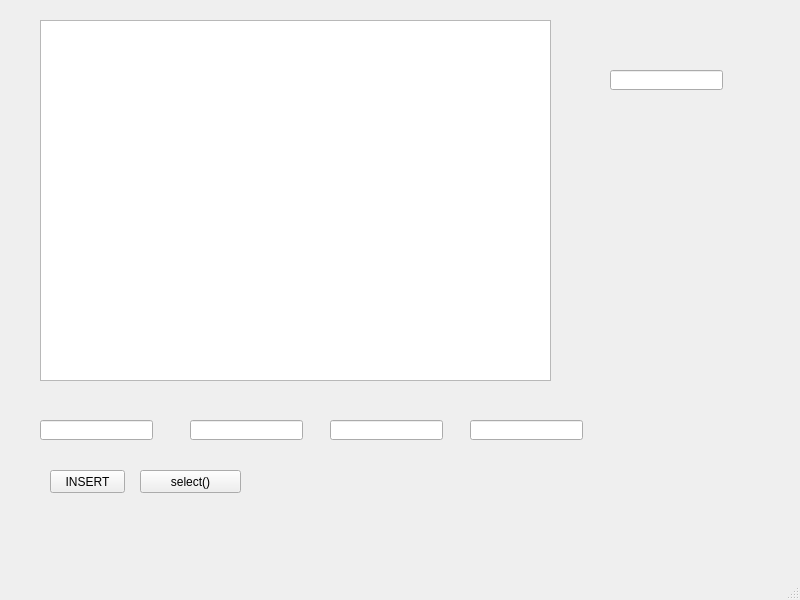
<?xml version="1.0" encoding="UTF-8"?>
<ui version="4.0">
 <class>TestMainWindow</class>
 <widget class="QMainWindow" name="TestMainWindow">
  <property name="geometry">
   <rect>
    <x>0</x>
    <y>0</y>
    <width>800</width>
    <height>600</height>
   </rect>
  </property>
  <property name="windowTitle">
   <string>MainWindow</string>
  </property>
  <widget class="QWidget" name="centralwidget">
   <widget class="QPushButton" name="pushButton">
    <property name="geometry">
     <rect>
      <x>50</x>
      <y>470</y>
      <width>75</width>
      <height>23</height>
     </rect>
    </property>
    <property name="text">
     <string>INSERT</string>
    </property>
   </widget>
   <widget class="QPushButton" name="pushButton_2">
    <property name="geometry">
     <rect>
      <x>140</x>
      <y>470</y>
      <width>101</width>
      <height>23</height>
     </rect>
    </property>
    <property name="text">
     <string>select()</string>
    </property>
   </widget>
   <widget class="QTableView" name="tableView">
    <property name="geometry">
     <rect>
      <x>40</x>
      <y>20</y>
      <width>511</width>
      <height>361</height>
     </rect>
    </property>
   </widget>
   <widget class="QLineEdit" name="lineEdit">
    <property name="geometry">
     <rect>
      <x>40</x>
      <y>420</y>
      <width>113</width>
      <height>20</height>
     </rect>
    </property>
   </widget>
   <widget class="QLineEdit" name="lineEdit_2">
    <property name="geometry">
     <rect>
      <x>190</x>
      <y>420</y>
      <width>113</width>
      <height>20</height>
     </rect>
    </property>
   </widget>
   <widget class="QLineEdit" name="lineEdit_3">
    <property name="geometry">
     <rect>
      <x>330</x>
      <y>420</y>
      <width>113</width>
      <height>20</height>
     </rect>
    </property>
   </widget>
   <widget class="QLineEdit" name="lineEdit_4">
    <property name="geometry">
     <rect>
      <x>470</x>
      <y>420</y>
      <width>113</width>
      <height>20</height>
     </rect>
    </property>
   </widget>
   <widget class="QLineEdit" name="lineEdit_5">
    <property name="geometry">
     <rect>
      <x>610</x>
      <y>70</y>
      <width>113</width>
      <height>20</height>
     </rect>
    </property>
   </widget>
  </widget>
  <widget class="QMenuBar" name="menubar">
   <property name="geometry">
    <rect>
     <x>0</x>
     <y>0</y>
     <width>800</width>
     <height>21</height>
    </rect>
   </property>
  </widget>
  <widget class="QStatusBar" name="statusbar"/>
 </widget>
 <resources/>
 <connections/>
</ui>
